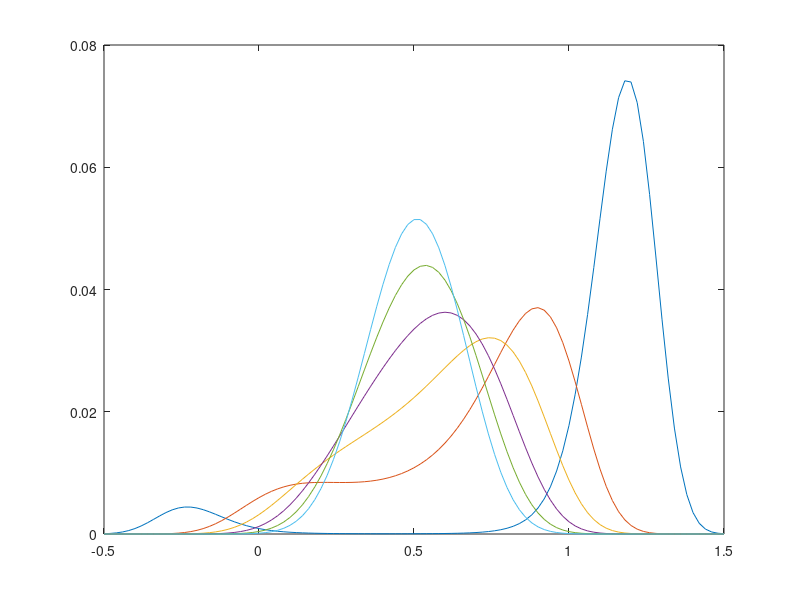
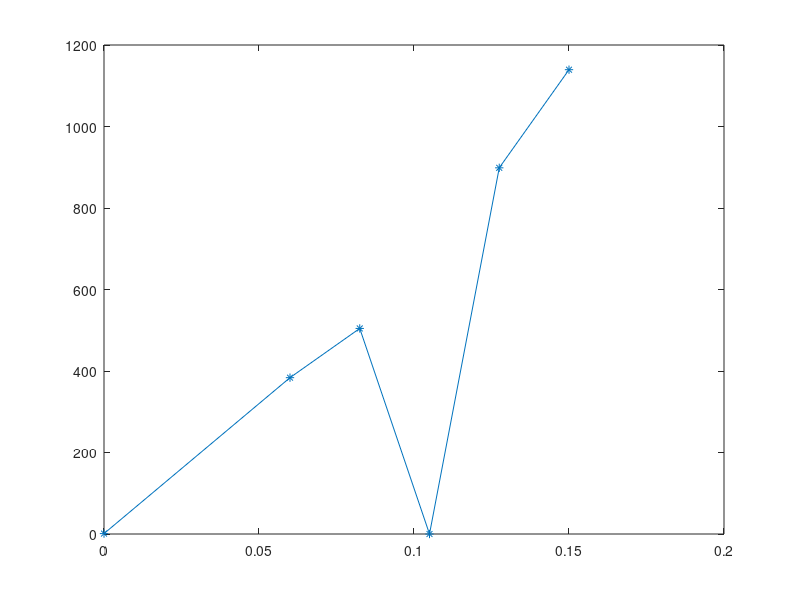
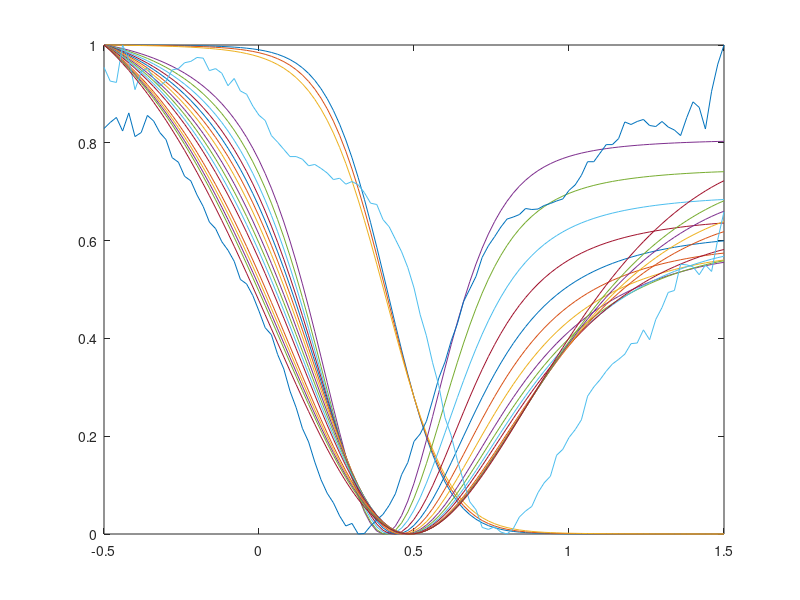
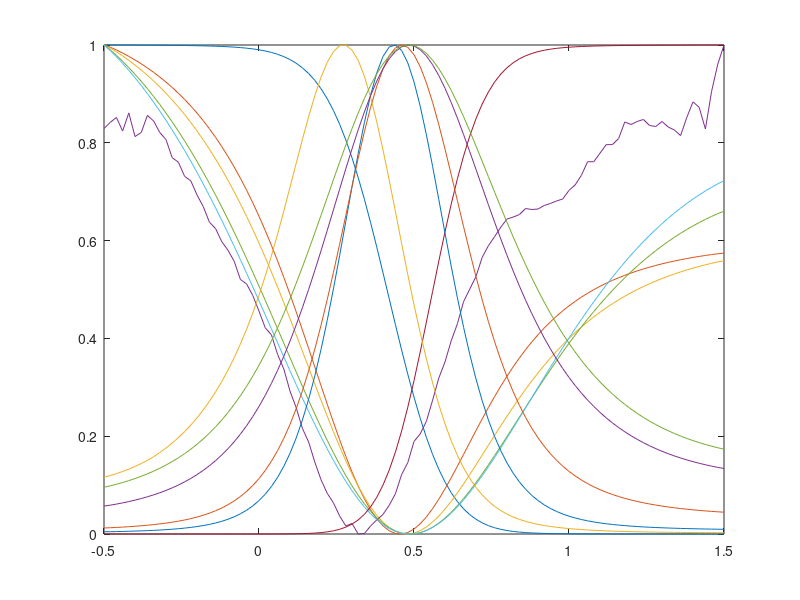

Recreate these plots in MATLAB, in order.
clear;

%Temperatur
beta=3; beta2=0.1;

P=[];
Y=[];
V2=[]; U1=[]; VV=[];S=[];
%Homotopieparameter
r=0:0.0075:0.15;
%%r=0.15;
%r=1;
x=-0.5:0.02:1.5;
m=length(x);
%Pentential
f=8*x.^4-44/3*x.^3+2*x.^2+11/3*x+1;

% Ft=f + 96*r^2 + r*(4-88*x+96*x.^2);
% %p = exp(-beta*Ft); p=p/sum(p);
% 
% figure(1)
% plot(x,Ft)
% hold on

for t=r
   % Potential in der Homotopie
   Ft=f + 96*t^2 + t*(4-88*x+96*x.^2);
   % Bolzmann Verteilung des Potentials
   p = exp(-beta*Ft); p=p/sum(p);
   P=[P;p];
   % Entropie
   s=-sum(p.*log(p));
   S=[S,s];
   % Infinitissimaler Generator in einer Gitterdiskretisierung 
   % basierend auf den Bolzmanngewichten 
%    Q=zeros(m,m);
%    Q(1,2)=1;
%    for i=2:m-1
%        Q(i,i+1)=1;
%        Q(i,i-1)=1;
%    end
   q=ones(1,m-1);
   Q=diag(q,1)+diag(q,-1);
%  Q(m,m-1)=1;
   Q=diag(1./sqrt(p))*Q*diag(sqrt(p));
   Q=Q-diag(sum(Q,2));
   % Linke Eigenwerte des infinitissimalen approximierten Generators
   [evec,eval]=eigs(Q,3,'lr');
   Y=[Y,diag(eval)];
   % Weiterarbeiten mit den Eigenvektoren
   v2=evec(:,2)*sign(evec(1,2));
   % Comittorfunktionen ? oder f(X_t)??
   chi=(v2-min(v2))/(max(v2)-min(v2));
   V2=[V2,chi];
   % zu lösende Eigenwertgleichung ?
   Qm=Q-beta2*diag(chi);
   [psi,v]=eigs(Qm,1,'lr');
   % 
   psi=psi*sign(psi(floor(m*2/3)));
   psi=psi/max(psi);
   U1=[U1,psi];
   VV=[VV,v];
end
P=P';

ss=[9,12,15,18,21];
% plot des Potentials mit unterscheidlichen Homotopieparametern
figure(1); plot(x,P(:,[1,ss]));
% Speed up
figure(2); plot(r([1,ss]),Y(2,[1,ss])/Y(2,1),'-*');
% Zugehörigkeitsfunktion
figure(3); plot(x,V2);
% Zugehörigkeit versus Verweildauer (?)
figure(4); plot(x,[V2(:,[1,ss]),U1(:,[1,ss])]);
% Homotopie versus Entropie
figure(5); plot(r,S,'-*');

y=log(-VV)'; A=[ones(21,1),r',(r.^2)', (r.^3)', (r.^4)'];
%Monroe Inverse
ww=pinv(A(ss,:))*y(ss);
% Umgehen der Inversen
wwJ=A(ss,:)\y(ss);
% Approximation der Übergangswahrscheinlichkeit
figure(6); plot(r,[A*ww,y],'-*');
figure(7); plot(r,[A*wwJ,y],'-*');